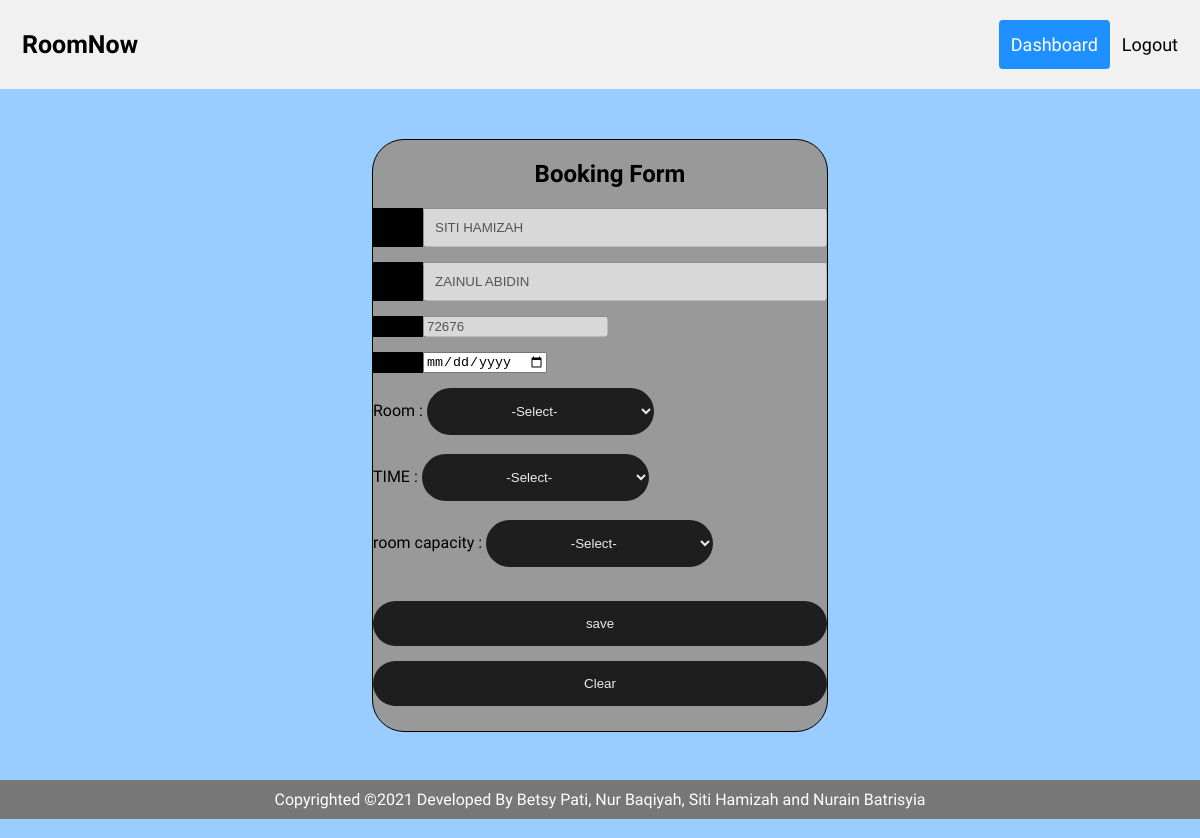
/roombooking.php (signed in), run on the app's committed database.
### tables this page shows
CREATE TABLE `internaluser` (
  `userID` int(30) NOT NULL,
  `firstname` varchar(255) NOT NULL,
  `lastname` varchar(255) NOT NULL,
  `email` varchar(255) NOT NULL,
  `phoneNo` int(30) NOT NULL,
  `password` varchar(255) NOT NULL,
  `confirmPassword` varchar(255) NOT NULL,
  `matricNo` int(30) NOT NULL
);

### roombooking.php (the view, shortened to what this page needs)
<?php include "do-session.php";
$matricNo = $_SESSION["matricNo"];
?>
<!DOCTYPE html>
<html>
<head>
	<link rel="stylesheet" href="https://cdnjs.cloudflare.com/ajax/libs/font-awesome/4.7.0/css/font-awesome.min.css">
	<link rel='stylesheet' href='https://cdn-uicons.flaticon.com/uicons-regular-rounded/css/uicons-regular-rounded.css'>
	<link rel="stylesheet" href="css/roombooking.css">
</head>
<body>
<?php
include "dbconnection.php";
$query = "select * from internaluser where matricNo = '$matricNo'";
$result = mysqli_query($db, $query);
$row = mysqli_fetch_array($result);
?>
<div class="header">
	<a href="home.php" class="logo">RoomNow</a>
	<div class="header-right">
		<a class="active" href="home.php">Dashboard</a>
		<a href="index.html">Logout</a>
	</div>
</div>
<main>
	<section class="glass">
		<form name="myform" id="myform"  style="max-width:500px; margin:auto;" onSubmit="return validateBooking()" method="POST" autocomplete="on" action="booking-process.php?matricNo=<?php echo $matricNo; ?>">
			<h2><span class="fi-rr-user"></span>Booking Form</h2>
			<div class="input-container">
				<i class="fi-rr-portrait"></i>
				<input class="input-field" type="text" id="fname" value="<?php echo $row["firstname"]; ?>" disabled>
			</div>
			<div class="input-container">
				<i class="fi-rr-portrait"></i>
				<input class="input-field" type="text" id="lname" value="<?php echo $row["lastname"]; ?>" disabled>
			</div>
			<div class="input-container">
				<i class="fi-rr-credit-card"></i>
				<input type="text" name="matricNo" id="matricNo" value="<?php echo $row["matricNo"]; ?>" disabled>
			</div>
			<div class="date" method="POST">
				<div class="input-container">
					<i class="fi-rr-credit-card"></i>
					<input type="date" name="date" id="date" placeholder="date">
				</div>
			</div>
			<div class="dropdown" method="POST">
				<label>Room  :</label>
				<select name="room" id="room">
					<option value="-1" selected>-Select-</option>
				</select>
			</div><br>
			<div class="dropdown" method="POST">
				<label> TIME        :</label>
				<select name="time" id="time">
					<option value="-1" selected>-Select-</option>
				</select>
			</div><br>
			<div class="dropdown" method="POST">
				<label>room capacity :</label>
				<select name="capacity" id="capacity">
					<option value="-1" selected>-Select-</option>
				</select>
			</div><br>
			<button type="submit" class="bookingButton" name="bookingButton">save</button>
			<button type="reset" class="clearButton" name="clearButton">Clear</button>
		</form>
	</section>
</main>
<footer>Copyrighted &copy;2021 Developed By Betsy Pati, Nur Baqiyah, Siti Hamizah and Nurain Batrisyia</footer></div>
<br>
</body>
</html>

### css/roombooking.css (style rules this page uses)
* { box-sizing: border-box; }
body { margin: 0; font-family: 'Autour One'; background-position: center; background-color: #99CCFF; box-sizing: contain; }
.header { overflow: hidden; background-color: #f1f1f1; padding: 20px 10px; }
.header a { float: left; color: black; text-align: center; padding: 12px; text-decoration: none; font-size: 18px; line-height: 25px; border-radius: 4px; }
.header a.logo { font-size: 25px; font-weight: bold; }
.header a.active { background-color: dodgerblue; color: white; }
.header-right { float: right; }
button { background-color: black; margin-top: 25px; margin: auto; justify-content: center; color: white; padding: 15px 20px; border: none; cursor: pointer; width: 100%; opacity: 0.8; border-radius: 2rem; text-align: center; }
.clearButton { margin-top: 15px; margin-bottom: 25px; }
.bookingButton { margin-top: 15px; }
footer { background-color: #777; padding: 10px; text-align: center; color: white; }
main { display: flex; align-items: center; justify-content: center; }
section { margin: auto; }
.glass { margin-top: 50px; margin-bottom: 48px; background: #FFFFCC; min-height: 25vh; width: 38%; background-color:#999999; border:1px solid black; border-radius: 2rem; z-index: 2; backdrop-filter: blur(2rem); }
h2 { text-align:center; margin-top: 20px; }
.input-container { display: -ms-flexbox; display:flex; width: 100%; margin-bottom: 15px; }
i { padding: 10px; background: black; color: white; min-width: 50px; text-align: center; }
select { background-color: black; margin: auto; justify-content: center; color: white; padding: 15px 20px; border: none; cursor: pointer; width: 50%; opacity: 0.8; border-radius: 2rem; text-align: center; }
.fi-rr-user { padding: 10px; }
.input-field { width: 100%; padding: 10px; outline: none; }

### data on the page
internaluser: firstname "SITI HAMIZAH", lastname "ZAINUL ABIDIN", matricNo "72676"
